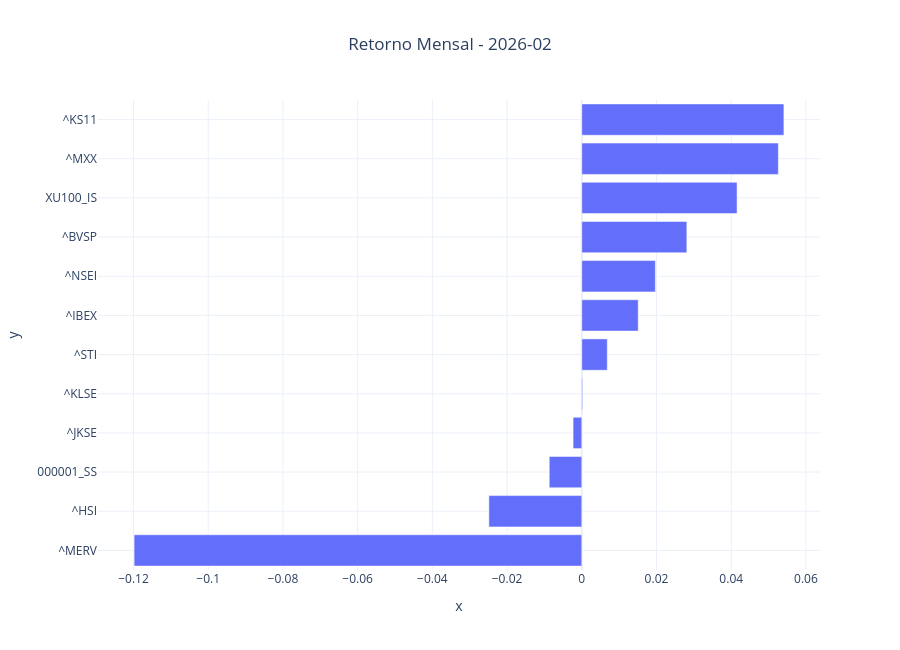

Write notebook code for a chart like this one.
### Code cell
# =====================
# PEGAR ÚLTIMA LINHA
# =====================

df_last = df_emer_ret.iloc[-1].dropna()

# remover sufixo
df_last.index = df_last.index.str.replace('_ret', '')

# =====================
# ORDENAR
# =====================

df_last = df_last.sort_values(ascending=True)

# =====================
# PLOT
# =====================

fig = px.bar(
    x=df_last.values,
    y=df_last.index,
    orientation='h',
    title=f'Retorno Mensal - {df_emer_ret.index[-1].strftime("%Y-%m")}'
)

fig.update_layout(
    template="plotly_white",
    height=650,
    title_x=0.5,
    legend_title=None
)

fig.update_xaxes(showgrid=True)
fig.update_yaxes(showgrid=True)

fig.show()

### Figure 1 — Plotly figure (JSON) as saved in the notebook; plotly's stock layout.template omitted (floating-point values rounded to 4 significant figures)
{"data": [{"hovertemplate": "x=%{x}<br>y=%{y}<extra></extra>", "legendgroup": "", "marker": {"color": "#636efa", "pattern": {"shape": ""}}, "name": "", "orientation": "h", "showlegend": false, "textposition": "auto", "type": "bar", "x": [-0.1198, -0.02487, -0.008712, -0.002327, 0.0002183, 0.006819, 0.0151, 0.0197, 0.02812, 0.04156, 0.05262, 0.0541], "xaxis": "x", "y": ["^MERV", "^HSI", "000001_SS", "^JKSE", "^KLSE", "^STI", "^IBEX", "^NSEI", "^BVSP", "XU100_IS", "^MXX", "^KS11"], "yaxis": "y"}], "layout": {"barmode": "relative", "height": 650, "legend": {"title": {}, "tracegroupgap": 0}, "title": {"text": "Retorno Mensal - 2026-02", "x": 0.5}, "xaxis": {"anchor": "y", "domain": [0, 1], "showgrid": true, "title": {"text": "x"}}, "yaxis": {"anchor": "x", "domain": [0, 1], "showgrid": true, "title": {"text": "y"}}}}
